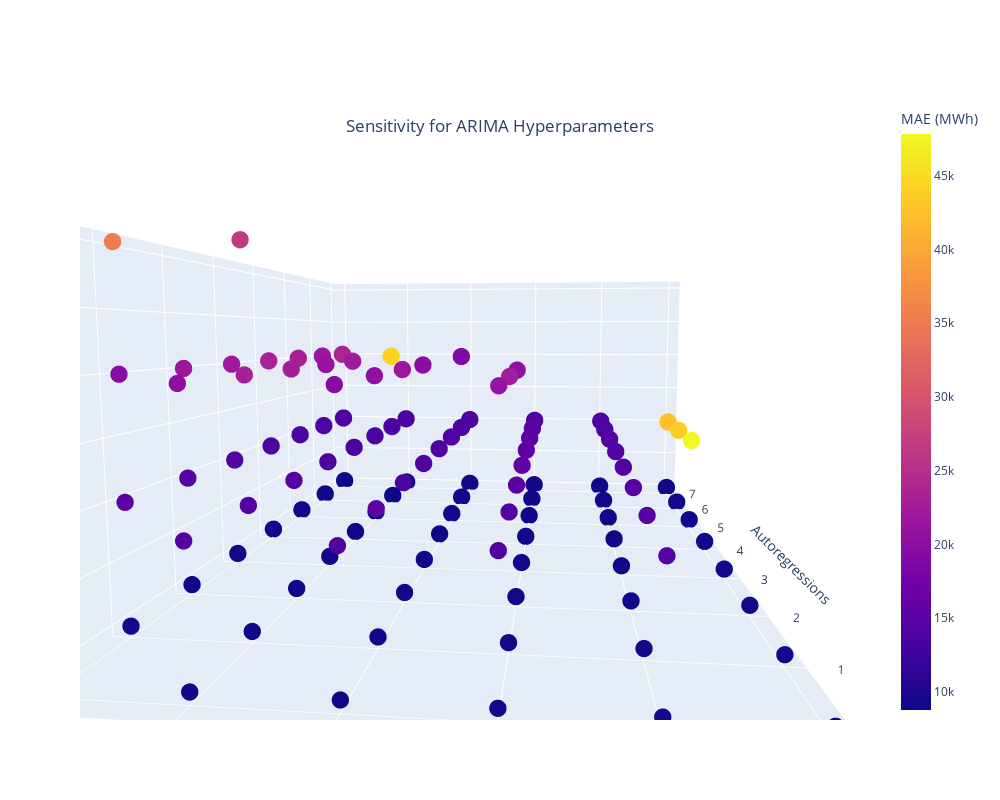

Notebook source saved alongside this figure:
### Code cell
fig = go.Figure()
fig.add_trace(
    go.Scatter3d(
        x=bigplot.P,
        y=bigplot.D,
        z=bigplot.Q,
        mode='markers',
        marker=dict(
            size=6,
            color=bigplot.means,
            colorbar={'title': 'MAE (MWh)'},
            showscale=True
        )
    )
)
fig.update_layout(
    title={"text": "Sensitivity for ARIMA Hyperparameters", "xanchor": 'center', 'x': 0.5, 'y':0.85},
    scene=dict(xaxis_title="Autoregressions",
    yaxis_title="Differentiations",
    zaxis_title="Moving Averages"),
    height=800,
    width=1000
)
fig.show()
fig.write_image("3dplot.png")

### Figure 1 — Plotly figure (JSON) as saved in the notebook; plotly's stock layout.template omitted (floating-point values rounded to 4 significant figures)
{"data": [{"marker": {"color": [9153.0, 9208.0, 9187.0, 9118.0, 9048.0, 9103.0, 14760.0, 14140.0, 14270.0, 14710.0, 13860.0, 21090.0, 19580.0, 20100.0, 22970.0, 9211.0, 9194.0, 9168.0, 9080.0, 9044.0, 9142.0, 14530.0, 14270.0, 15340.0, 14770.0, 15120.0, 22570.0, 20540.0, 23020.0, 19770.0, 26480.0, 35050.0, 9181.0, 9122.0, 9160.0, 9150.0, 8877.0, 9005.0, 14840.0, 15310.0, 13780.0, 15010.0, 14690.0, 20530.0, 21760.0, 22720.0, 21830.0, 9160.0, 9111.0, 9189.0, 8976.0, 8982.0, 9240.0, 14090.0, 15800.0, 14030.0, 13690.0, 14150.0, 20060.0, 21100.0, 22020.0, 9066.0, 9055.0, 9167.0, 8892.0, 8929.0, 9167.0, 14620.0, 15560.0, 13690.0, 13720.0, 13750.0, 22310.0, 23330.0, 9102.0, 9146.0, 9110.0, 9415.0, 9072.0, 9189.0, 47820.0, 14490.0, 15110.0, 14330.0, 13660.0, 13840.0, 22890.0, 9162.0, 9172.0, 9081.0, 9251.0, 8780.0, 8950.0, 43750.0, 14240.0, 14790.0, 13690.0, 13660.0, 14030.0, 18890.0, 44320.0, 21860.0, 9168.0, 9190.0, 9085.0, 9260.0, 8981.0, 8917.0, 42440.0, 13900.0, 14200.0, 13890.0, 13670.0, 13900.0, 23610.0], "colorbar": {"title": {"text": "MAE (MWh)"}}, "showscale": true, "size": 6}, "mode": "markers", "type": "scatter3d", "x": [0, 0, 0, 0, 0, 0, 0, 0, 0, 0, 0, 0, 0, 0, 0, 1, 1, 1, 1, 1, 1, 1, 1, 1, 1, 1, 1, 1, 1, 1, 1, 1, 2, 2, 2, 2, 2, 2, 2, 2, 2, 2, 2, 2, 2, 2, 2, 3, 3, 3, 3, 3, 3, 3, 3, 3, 3, 3, 3, 3, 3, 4, 4, 4, 4, 4, 4, 4, 4, 4, 4, 4, 4, 4, 5, 5, 5, 5, 5, 5, 5, 5, 5, 5, 5, 5, 5, 6, 6, 6, 6, 6, 6, 6, 6, 6, 6, 6, 6, 6, 6, 6, 7, 7, 7, 7, 7, 7, 7, 7, 7, 7, 7, 7, 7], "y": [0, 1, 2, 3, 4, 5, 1, 2, 3, 4, 5, 2, 3, 4, 5, 0, 1, 2, 3, 4, 5, 1, 2, 3, 4, 5, 2, 3, 4, 5, 4, 5, 0, 1, 2, 3, 4, 5, 1, 2, 3, 4, 5, 2, 3, 4, 5, 0, 1, 2, 3, 4, 5, 1, 2, 3, 4, 5, 3, 4, 5, 0, 1, 2, 3, 4, 5, 1, 2, 3, 4, 5, 4, 5, 0, 1, 2, 3, 4, 5, 0, 1, 2, 3, 4, 5, 5, 0, 1, 2, 3, 4, 5, 0, 1, 2, 3, 4, 5, 3, 4, 5, 0, 1, 2, 3, 4, 5, 0, 1, 2, 3, 4, 5, 5], "z": [1, 1, 1, 1, 1, 1, 2, 2, 2, 2, 2, 3, 3, 3, 3, 1, 1, 1, 1, 1, 1, 2, 2, 2, 2, 2, 3, 3, 3, 3, 4, 4, 1, 1, 1, 1, 1, 1, 2, 2, 2, 2, 2, 3, 3, 3, 3, 1, 1, 1, 1, 1, 1, 2, 2, 2, 2, 2, 3, 3, 3, 1, 1, 1, 1, 1, 1, 2, 2, 2, 2, 2, 3, 3, 1, 1, 1, 1, 1, 1, 2, 2, 2, 2, 2, 2, 3, 1, 1, 1, 1, 1, 1, 2, 2, 2, 2, 2, 2, 3, 3, 3, 1, 1, 1, 1, 1, 1, 2, 2, 2, 2, 2, 2, 3]}], "layout": {"height": 800, "scene": {"aspectmode": "auto", "aspectratio": {"x": 1.484, "y": 1.06, "z": 0.6359}, "camera": {"center": {"x": 0, "y": 0, "z": 0}, "eye": {"x": -1.579, "y": -0.1692, "z": 0.1594}, "projection": {"type": "perspective"}, "up": {"x": 0, "y": 0, "z": 1}}, "xaxis": {"title": {"text": "Autoregressions"}, "type": "linear"}, "yaxis": {"title": {"text": "Differentiations"}, "type": "linear"}, "zaxis": {"title": {"text": "Moving Averages"}, "type": "linear"}}, "title": {"text": "Sensitivity for ARIMA Hyperparameters", "x": 0.5, "xanchor": "center", "y": 0.85}, "width": 1000}}
